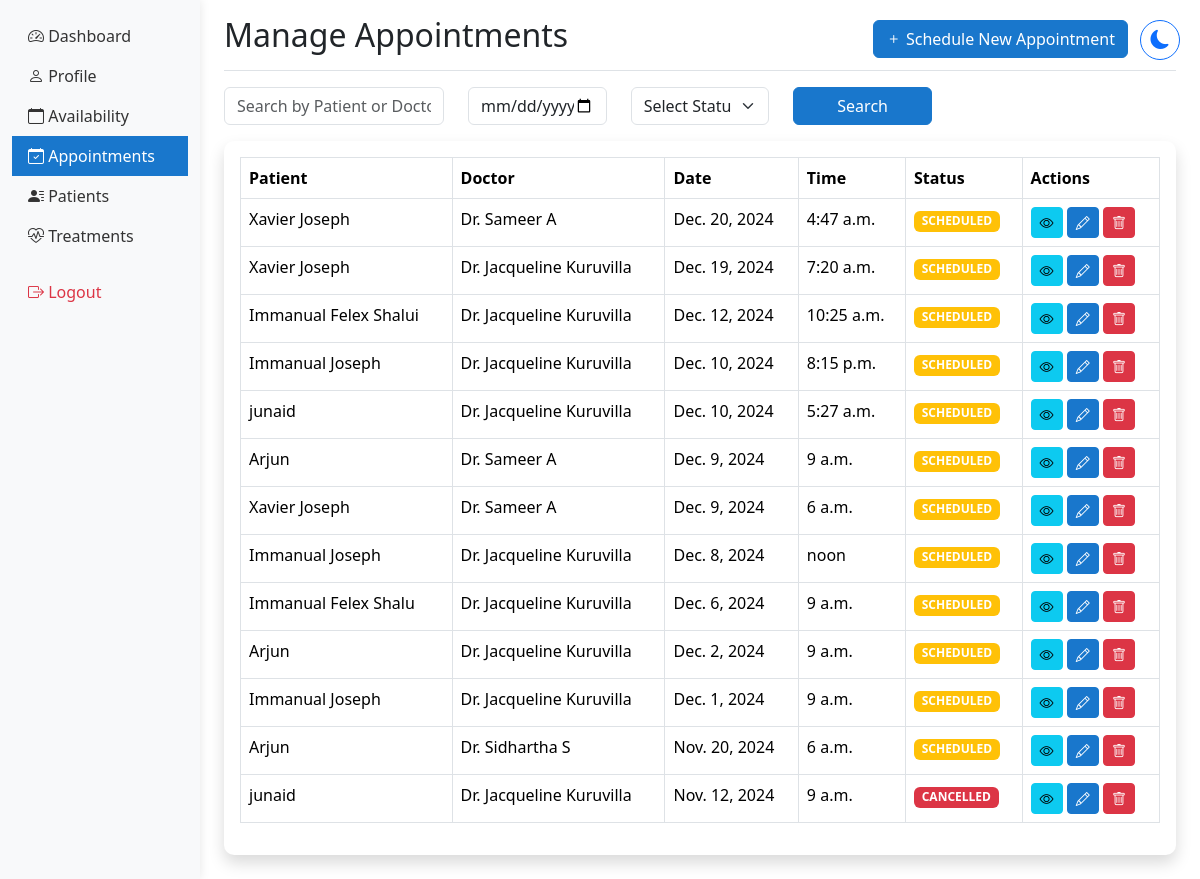
/appointments/ (signed in), run on an earlier commit of the app's database.
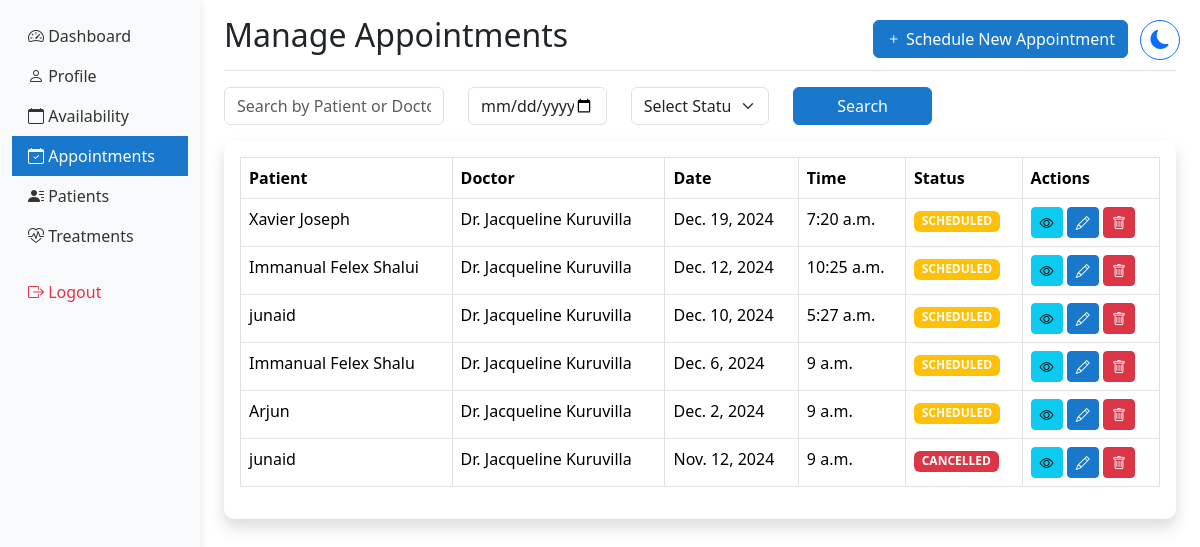
And on a later commit of the database.
### hmsapp/models.py (models this page shows, shortened)
class Appointment(models.Model):
    APPOINTMENT_STATUS = [
        ('SCHEDULED', 'Scheduled'),
        ('COMPLETED', 'Completed'),
        ('CANCELLED', 'Cancelled'),
        ('NO_SHOW', 'No Show'),
    ]
    appointment_id = models.CharField(max_length=10, unique=True, null=True, blank=True, default=None)
    patient = models.ForeignKey(Patient, on_delete=models.CASCADE)
    doctor = models.ForeignKey(DoctorProfile, on_delete=models.CASCADE)
    appointment_date = models.DateField()
    appointment_time = models.TimeField()
    status = models.CharField(max_length=20, choices=APPOINTMENT_STATUS, default='SCHEDULED')
    notes = models.TextField(blank=True)
    phone_number = models.CharField(max_length=15, validators=[phone_regex], null=True, blank=True)
    medical_records = models.FileField(upload_to='medical_records/', null=True, blank=True)
    google_calendar_event_id = models.CharField(max_length=100, blank=True, null=True)
    created_at = models.DateTimeField(auto_now_add=True)
    updated_at = models.DateTimeField(auto_now=True)
    class Meta:
        ordering = ['-appointment_date', '-appointment_time']

class Patient(models.Model):
    BLOOD_GROUPS = [
        ('A+', 'A+'), ('A-', 'A-'),
        ('B+', 'B+'), ('B-', 'B-'),
        ('O+', 'O+'), ('O-', 'O-'),
        ('AB+', 'AB+'), ('AB-', 'AB-'),
    ]
    GENDER_CHOICES = [
        ('MALE', 'Male'),
        ('FEMALE', 'Female'),
        ('OTHER', 'Other'),
    ]
    user = models.OneToOneField(User, on_delete=models.CASCADE)  # Changed to OneToOneField
    patient_name = models.CharField(max_length=100)  # Removed blank=True
    date_of_birth = models.DateField()
    blood_group = models.CharField(max_length=5, choices=BLOOD_GROUPS)  # Added choices
    gender = models.CharField(max_length=10, choices=GENDER_CHOICES)  # Added choices
    nationality = models.CharField(max_length=50)
    referred_by = models.CharField(max_length=100, blank=True)
    phone_number = models.CharField(max_length=15, validators=[phone_regex])
    address = models.TextField(blank=True)
    emergency_contact_name = models.CharField(max_length=100)
    emergency_contact_phone = models.CharField(max_length=15, validators=[phone_regex])
    medical_history = models.TextField(blank=True)
    drug_allergies = models.TextField(blank=True)
    food_allergies = models.TextField(blank=True)
    created_at = models.DateTimeField(auto_now_add=True)
    updated_at = models.DateTimeField(auto_now=True)
    patient_id = models.CharField(max_length=9, unique=True, blank=True)
    profile_picture = models.ImageField(
        upload_to='patients/profile_pics/',
        null=True,
        blank=True,
        validators=[FileExtensionValidator(['jpg', 'jpeg', 'png'])]
    )
    age = models.IntegerField(null=True, blank=True)

class DoctorProfile(models.Model):
    user = models.OneToOneField(User, on_delete=models.CASCADE)
    specialty = models.ForeignKey('Specialty', on_delete=models.SET_NULL, null=True)
    license_number = models.CharField(max_length=50, unique=True)
    phone_number = models.CharField(max_length=15, validators=[phone_regex])
    address = models.TextField(blank=True)
    doctor_id = models.CharField(max_length=6, unique=True, blank=True)
    profile_picture = models.ImageField(
        upload_to='doctors/profile_pics/',
        null=True,
        blank=True,
        validators=[FileExtensionValidator(['jpg', 'jpeg', 'png'])]
    )
    google_calendar_enabled = models.BooleanField(default=False)
    google_calendar_credentials = models.JSONField(null=True, blank=True)
    created_at = models.DateTimeField(auto_now_add=True)
    updated_at = models.DateTimeField(auto_now=True)

### hmsapp/views.py (the view, shortened to what this page needs)
# urls.py: path('appointments/', views.manage_appointments, name='manage_appointments'),
@login_required
@user_passes_test(lambda u: u.groups.filter(name__in=['Staff', 'Administrators', 'Doctors']).exists())
def manage_appointments(request):
    search = request.GET.get('search', '')
    date_filter = request.GET.get('date', '')
    status_filter = request.GET.get('status', '')
    appointments = Appointment.objects.all()
    if search:
        appointments = appointments.filter(
            Q(patient__patient_name__icontains=search) |
            Q(doctor__user__first_name__icontains=search) |
            Q(doctor__user__last_name__icontains=search)
        )
    if date_filter:
        appointments = appointments.filter(appointment_date=date_filter)
    if status_filter:
        appointments = appointments.filter(status=status_filter)
    context = {
        'appointments': appointments.order_by('-appointment_date', '-appointment_time'),
        'doctors': DoctorProfile.objects.all(),
        'patients': Patient.objects.all(),
        'today': date.today(),
        'gender_choices': Patient.GENDER_CHOICES,
        'min_date': date(1900, 1, 1).isoformat(),
        'max_date': date.today().isoformat(),
    }
    return render(request, 'shared/manage_appointments.html', context)

### hmsapp/context_processors.py (called while the page is built)
def base_template(request):
    if request.user.is_authenticated:
        if request.user.groups.filter(name='Doctors').exists():
            base_template = 'doctor/base_doctor.html'
        elif request.user.groups.filter(name='Administrators').exists():
            base_template = 'hosp_admin/base_admin.html'
        else:
            base_template = 'staff/base_staff.html'
    else:
        base_template = 'staff/base_staff.html'
    return {'base_template': base_template}

### hmsapp/templates/shared/manage_appointments.html (shortened to what this page needs)
{% extends base_template %}
{% load static %}
{% block content %}
<div class="d-flex justify-content-between flex-wrap flex-md-nowrap align-items-center pt-3 pb-2 mb-3 border-bottom">
    <h1 class="h2">Manage Appointments</h1>
    <div class="btn-toolbar mb-2 mb-md-0 me-5">
        <button type="button" class="btn btn-primary" data-bs-toggle="modal" data-bs-target="#addAppointmentModal">
            <i class="bi bi-plus"></i> Schedule New Appointment
        </button>
    </div>
</div>
<div class="mb-3">
    <form id="searchForm" method="GET" action="{% url 'manage_appointments' %}">
        <div class="row">
            <div class="col-md-3">
                <input type="text" class="form-control" name="search" placeholder="Search by Patient or Doctor" value="{{ request.GET.search }}">
            </div>
            <div class="col-md-2">
                <input type="date" class="form-control" name="date" value="{{ request.GET.date }}">
            </div>
            <div class="col-md-2">
                <select class="form-select" name="status">
                    <option value="">Select Status</option>
                </select>
            </div>
            <div class="col-md-2">
                <button type="submit" class="btn btn-primary w-100">Search</button>
            </div>
        </div>
    </form>
</div>
<div class="card shadow mb-4">
    <div class="card-body">
        <div class="table-responsive">
            <table class="table table-bordered" id="appointmentsTable" width="100%" cellspacing="0">
                <thead>
                    <tr>
                        <th>Patient</th>
                        <th>Doctor</th>
                        <th>Date</th>
                        <th>Time</th>
                        <th>Status</th>
                        <th>Actions</th>
                    </tr>
                </thead>
                <tbody>
                    {% for appointment in appointments %}
                    <tr>
                        <td>{{ appointment.patient.patient_name }}</td>
                        <td>Dr. {{ appointment.doctor.user.get_full_name }}</td>
                        <td>{{ appointment.appointment_date }}</td>
                        <td>{{ appointment.appointment_time }}</td>
                        <td>
                            <span class="badge {% if appointment.status == 'SCHEDULED' %}bg-warning
                                           {% elif appointment.status == 'COMPLETED' %}bg-success
                                           {% elif appointment.status == 'CANCELLED' %}bg-danger
                                           {% else %}bg-secondary{% endif %}">
                                {{ appointment.status }}
                            </span>
                        </td>
                        <td>
                            <button class="btn btn-sm btn-info" onclick="viewAppointment('{{ appointment.id }}')">
                                <i class="bi bi-eye"></i>
                            </button>
                            <button class="btn btn-sm btn-primary" onclick="editAppointment('{{ appointment.id }}')">
                                <i class="bi bi-pencil"></i>
                            </button>
                            <button type="button" class="btn btn-sm btn-danger" data-bs-toggle="modal" data-bs-target="#deleteAppointment{{ appointment.id }}">
                                <i class="bi bi-trash"></i>
                            </button>
                        </td>
                    </tr>
                    {% endfor %}
                </tbody>
            </table>
        </div>
    </div>
</div>
{% endblock %}

What changed in the data, as far as the page shows it:
removed Appointment: patient.patient_name "Xavier Joseph", doctor.user.get_full_name "Sameer A", appointment_date "Dec. 20, 2024", appointment_time "4:47 a.m.", status "SCHEDULED"
removed Appointment: patient.patient_name "Immanual Joseph", doctor.user.get_full_name "Jacqueline Kuruvilla", appointment_date "Dec. 10, 2024", appointment_time "8:15 p.m.", status "SCHEDULED"
removed Appointment: patient.patient_name "Arjun", doctor.user.get_full_name "Sameer A", appointment_date "Dec. 9, 2024", appointment_time "9 a.m.", status "SCHEDULED"
removed Appointment: patient.patient_name "Xavier Joseph", doctor.user.get_full_name "Sameer A", appointment_date "Dec. 9, 2024", appointment_time "6 a.m.", status "SCHEDULED"
removed Appointment: patient.patient_name "Immanual Joseph", doctor.user.get_full_name "Jacqueline Kuruvilla", appointment_date "Dec. 8, 2024", appointment_time "noon", status "SCHEDULED"
removed Appointment: patient.patient_name "Immanual Joseph", doctor.user.get_full_name "Jacqueline Kuruvilla", appointment_date "Dec. 1, 2024", appointment_time "9 a.m.", status "SCHEDULED"
removed Appointment: patient.patient_name "Arjun", doctor.user.get_full_name "Sidhartha S", appointment_date "Nov. 20, 2024", appointment_time "6 a.m.", status "SCHEDULED"
